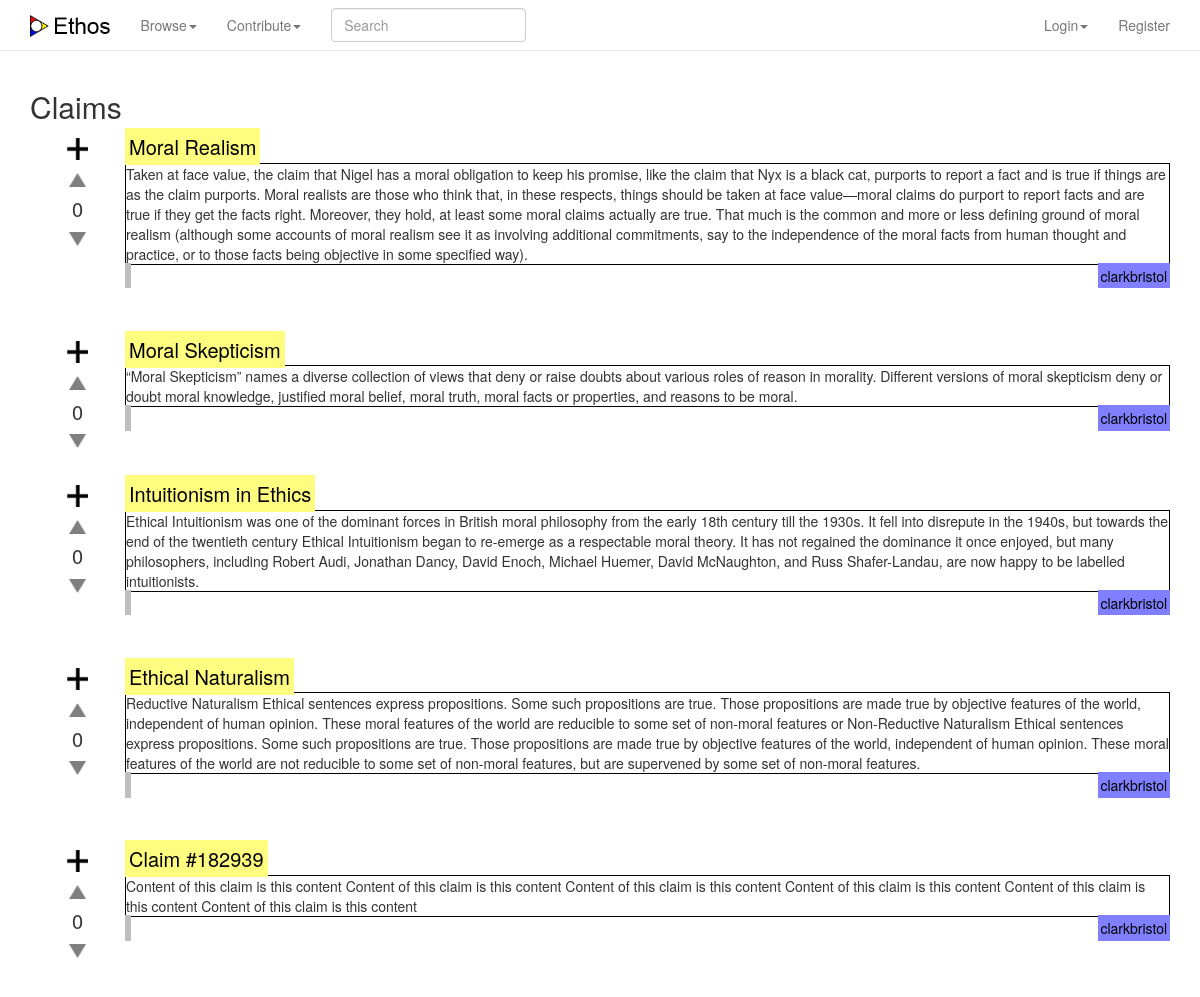
The app's page /browseClaims/, older data.
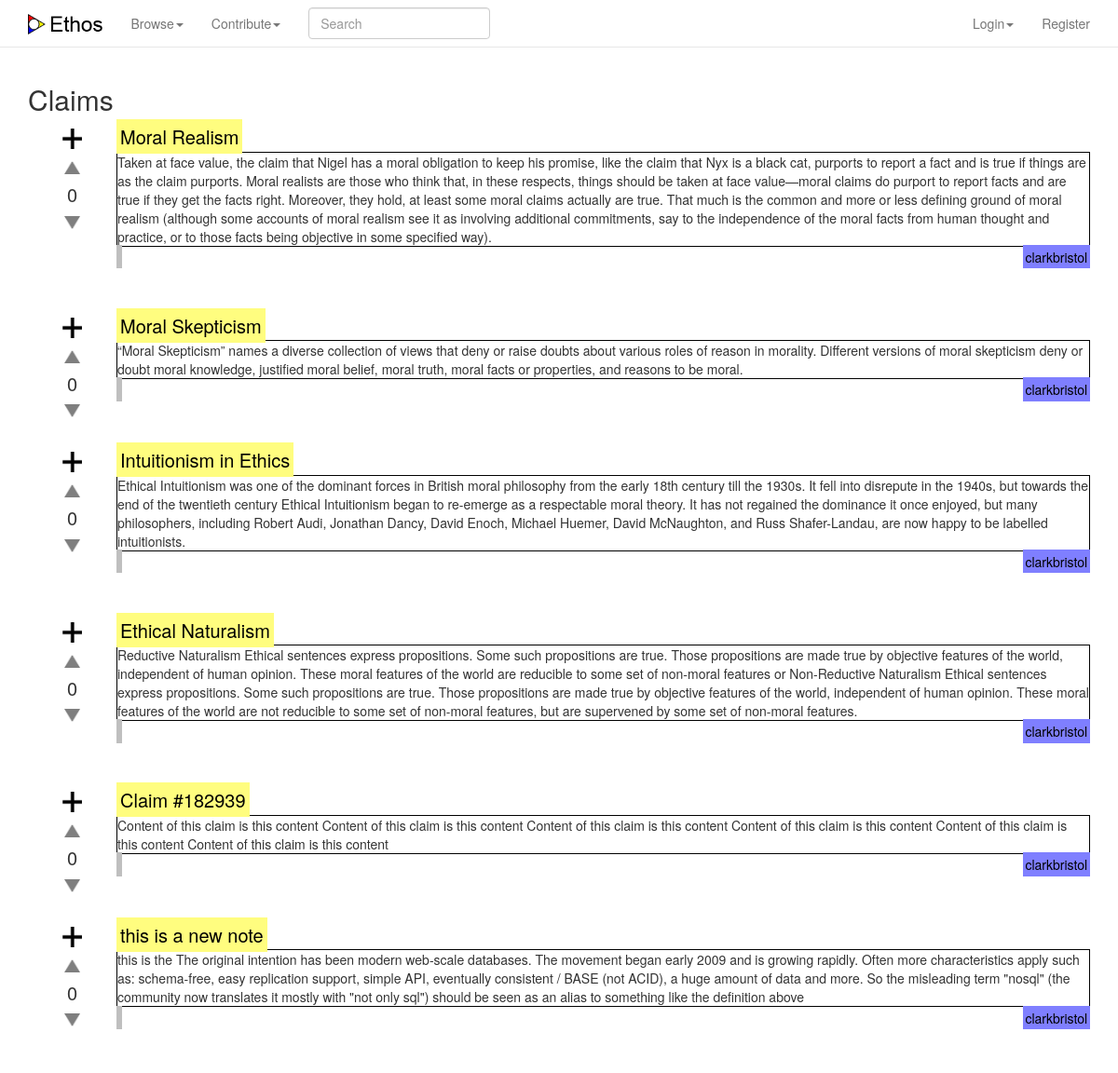
The same page, newer data.
### claims/models.py (models this page shows)
class Claim(models.Model):
	title = models.CharField(max_length=120, blank=False, null=True)
	claimcontent = models.CharField(max_length=1000, blank=False, null=True)
	source = models.CharField(max_length=120, blank=False, null=True)
	timestamp = models.DateTimeField(auto_now_add=True,auto_now=False)
	updated = models.DateTimeField(auto_now_add=False,auto_now=True)
	user_id = models.IntegerField(blank=False)
	user = models.CharField(max_length=120, blank=False, null=True)
	votes = models.IntegerField(blank=False, default=0)
	tags = TaggableManager() #http://django-taggit.readthedocs.org/en/latest/getting_started.html

### claims/views.py (the view)
# urls.py: url(r'^browseClaims/$', ClaimListView.as_view(), name='browseClaims'),
class ClaimListView(ListView):
    model = Claim

### templates/claims/claim_list.html (shortened to what this page needs)
{% extends "base.html" %}
{% load crispy_forms_tags %}
{% load staticfiles %}
{% block content %}
    <h2>Claims</h2>
    {% for claim in object_list %}
    	<div class="row" style="margin:0px 0px 20px">
	    	<div class="col-12" style="clear:left;">
	    		<div class="col-md-1" style="float:left">
					<div style="width:100% ; float:left ; clear:right ; text-align: center">
						<a style="display: inline-block" onClick="{% url 'home' %}">
							<img src="{% static 'img/+.png' %}" class="float-center" style="height:32px; padding:5px;"/>
						</a>
					</div>
					<div style="width:100% ; float:left ; clear:right ; text-align: center">
						<a style="display: inline-block" href="{% url 'home' %}">
							<img src="{% static 'img/upvote.png' %}"  style="height:30px; padding:8px;"/>
						</a>
					</div>
					<div style="width:100% ; float:left ; clear:right">
						<p style="font-size:20px ; text-align: center ; margin:0">{{ claim.votes }}
						</p>
					</div>
					<div style="width:100% ; float:left ; clear:right ; text-align: center">
						<a style="display: inline-block" href="{% url 'home' %}">
							<img src="{% static 'img/downvote.png' %}" style="float: left; clear: left; height:30px; padding:8px"/>
						</a>
					</div>
	    		</div>
		    	<div class="col-md-11" style="float:left; padding:0; margin:0px 0px 30px">
					<a href="{% url 'home' %}"><p style="padding:0 ; margin:0px 0px 1px; font-size:20px"><mark class="bkdcolor-lt-yel">{{ claim.title }}</mark></p></a>
					<div class="claim-box"> {{ claim.claimcontent }} </div>
					<a href="{% url 'home' %}"><p style="float:left; padding:0; margin:1px 0px 0px"><mark class="bkdcolor-lt-gra">{{ claim.tags.slugs }}</mark></p></a>
					<a href="{% url 'home' %}"><p style="float:right; padding:0; margin:1px 0px 0px"><mark class="bkdcolor-lt-blu">{{ claim.user }}</mark></p></a>
				</div>
			</div>
		</div>
	{% endfor %}
 {% endblock %}

Row changes from the older to the newer data that the page shows:
added Claim: votes "0", title "this is a new note", claimcontent "this is the The original intention has been modern web-scale databases. The movement began early 2009 and is growing rapidly. Often more characteristics apply such as: schema-free, easy replication support, simple API, eventually consistent / BASE (not ACID), a huge amount of data and more. So the misleading term \"nosql\" (the community now translates it mostly with \"not only sql\") should be seen as an alias to something like the definition above", user "clarkbristol"
